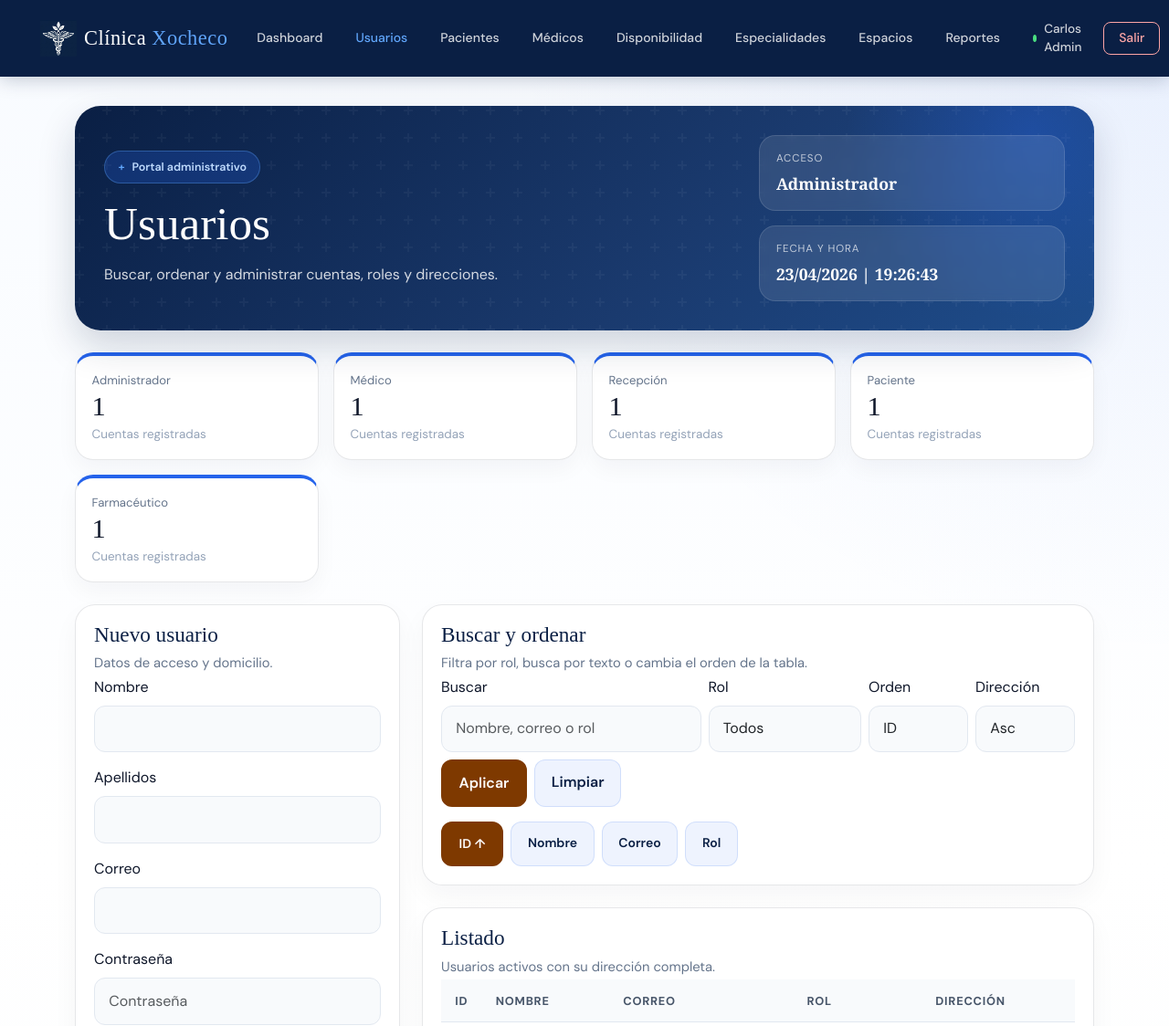
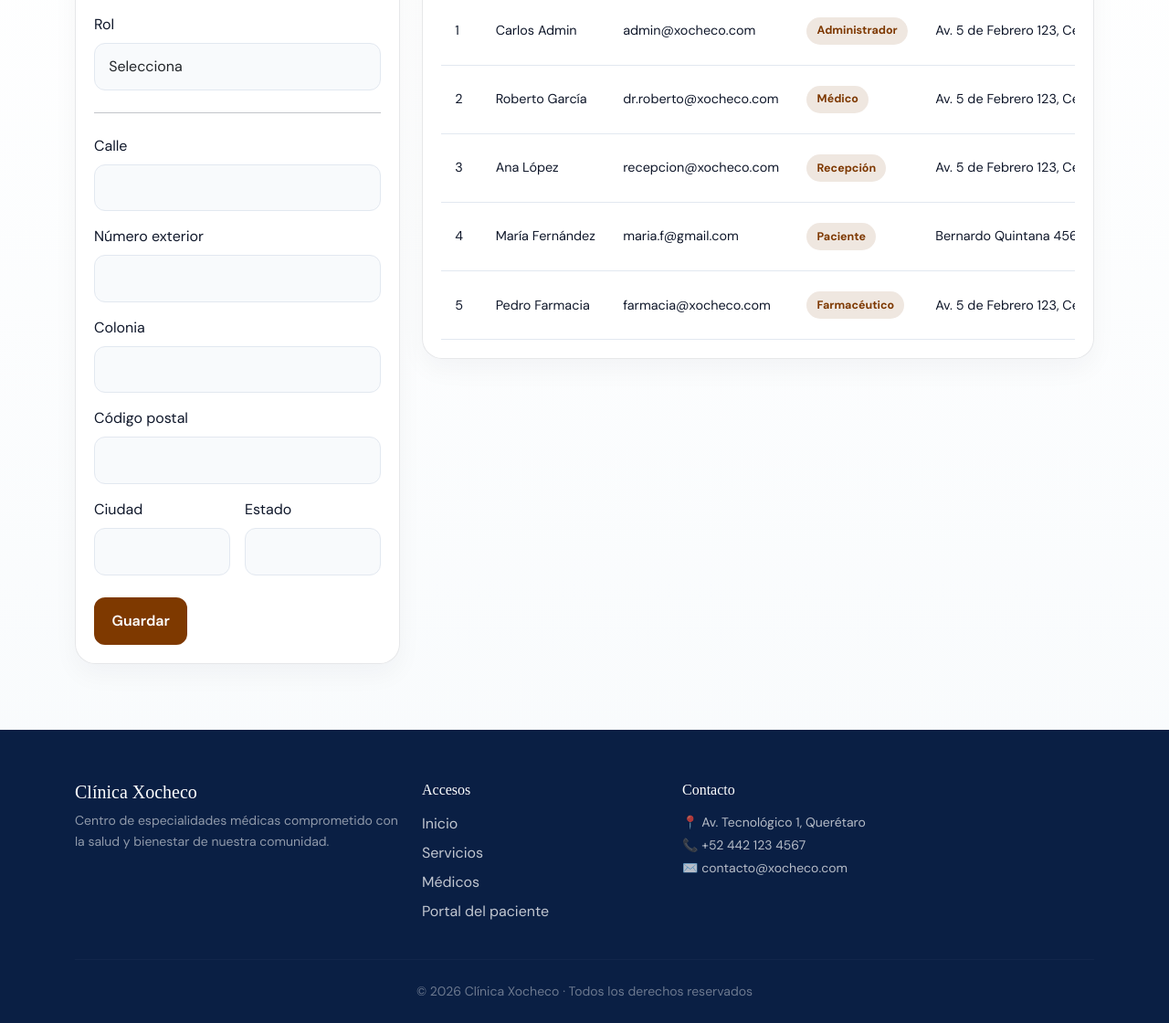
/admin/usuarios/index.php (signed in), run on the app's committed database (2 pictures, top to bottom).
### tables this page shows
CREATE TABLE USUARIOS (
    id_usuario INT AUTO_INCREMENT PRIMARY KEY,
    id_domicilio INT,
    id_tipo_usuario INT NOT NULL,
    nombre VARCHAR(50) NOT NULL,
    apellidos VARCHAR(100) NOT NULL,
    correo VARCHAR(150) NOT NULL UNIQUE,
    password_hash VARCHAR(255) NOT NULL,
    FOREIGN KEY (id_domicilio) REFERENCES DOMICILIO(id_domicilio) ON DELETE SET NULL,
    FOREIGN KEY (id_tipo_usuario) REFERENCES TIPO_USUARIO(id_tipo_usuario) ON DELETE RESTRICT
);

CREATE TABLE TIPO_USUARIO (
    id_tipo_usuario INT AUTO_INCREMENT PRIMARY KEY,
    nombre_rol VARCHAR(50) NOT NULL
);

CREATE TABLE DOMICILIO (
    id_domicilio INT AUTO_INCREMENT PRIMARY KEY,
    calle VARCHAR(100) NOT NULL,
    numero_exterior VARCHAR(20) NOT NULL,
    colonia VARCHAR(100) NOT NULL,
    codigo_postal VARCHAR(10) NOT NULL,
    ciudad VARCHAR(100) NOT NULL,
    estado VARCHAR(50) NOT NULL
);

### admin/usuarios/index.php (the view, shortened to what this page needs)
<?php
require_once '../../src/conexion/conexion.php';
function tableQuery(mysqli $conn, string $sql, string $types = '', array $params = []): array
{
    $stmt = $conn->prepare($sql);
    $stmt->execute();
    $result = $stmt->get_result();
    $rows = [];
    if ($result) {
        while ($row = $result->fetch_assoc()) {
            $rows[] = $row;
        }
    }
    return $rows;
}
$selectedRole = trim($_GET['role'] ?? 'all');
$search = trim($_GET['q'] ?? '');
$sort = $_GET['sort'] ?? 'id';
$dir = strtolower($_GET['dir'] ?? 'asc') === 'desc' ? 'DESC' : 'ASC';
$editingUser = null;
$roleCounts = tableQuery(
    $conn,
    "SELECT t.nombre_rol, COUNT(u.id_usuario) AS total
     FROM TIPO_USUARIO t
     LEFT JOIN USUARIOS u ON t.id_tipo_usuario = u.id_tipo_usuario
     GROUP BY t.id_tipo_usuario, t.nombre_rol
     ORDER BY t.id_tipo_usuario"
);
$sortMap = [
    'id' => 'u.id_usuario',
    'name' => 'u.nombre',
    'email' => 'u.correo',
    'role' => 't.nombre_rol',
];
$sortField = $sortMap[$sort] ?? 'u.id_usuario';
$params = [];
$types = '';
$sql = "SELECT u.id_usuario, u.nombre, u.apellidos, u.correo, u.password_hash, t.nombre_rol,
               d.id_domicilio, d.calle, d.numero_exterior, d.colonia, d.codigo_postal, d.ciudad, d.estado
        FROM USUARIOS u
        INNER JOIN TIPO_USUARIO t ON u.id_tipo_usuario = t.id_tipo_usuario
        LEFT JOIN DOMICILIO d ON u.id_domicilio = d.id_domicilio";
$sql .= " ORDER BY {$sortField} {$dir}, u.id_usuario ASC";
$users = tableQuery($conn, $sql, $types, $params);
function sortLink(string $label, string $key, string $currentSort, string $currentDir, array $baseParams): string
{
    $isActive = $currentSort === $key;
    $nextDir = $isActive && $currentDir === 'ASC' ? 'desc' : 'asc';
    $baseParams['sort'] = $key;
    $baseParams['dir'] = $nextDir;
    $arrow = $isActive ? ($currentDir === 'ASC' ? ' ↑' : ' ↓') : '';
    return '<a class="btn btn-sm ' . ($isActive ? 'btn-brand' : 'btn-soft') . '" href="?' . htmlspecialchars(http_build_query($baseParams)) . '">' . htmlspecialchars($label . $arrow) . '</a>';
}
$baseFilterParams = [
    'q' => $search,
    'role' => $selectedRole,
    'sort' => $sort,
    'dir' => strtolower($dir),
];
include '../../src/admin/header.php';
?>
<div class="row g-3 mb-4">
    <?php foreach ($roleCounts as $role): ?>
        <div class="col-sm-6 col-xl-3">
            <div class="stat-card accent-blue">
                <div class="stat-label"><?php echo htmlspecialchars($role['nombre_rol']); ?></div>
                <div class="stat-value"><?php echo (int)$role['total']; ?></div>
                <div class="stat-note">Cuentas registradas</div>
            </div>
        </div>
    <?php endforeach; ?>
</div>
<div class="row g-4">
    <div class="col-lg-4">
        <div class="panel-card">
            <div class="panel-head">
                <h2 class="section-title"><?php echo $editingUser ? 'Editar usuario' : 'Nuevo usuario'; ?></h2>
                <p class="section-subtitle">Datos de acceso y domicilio.</p>
            </div>
            <div class="panel-body">
                <form method="post">
                    <div class="mb-3">
                        <label class="form-label">Nombre</label>
                        <input type="text" name="nombre" class="form-control" value="<?php echo htmlspecialchars($editingUser['nombre'] ?? ''); ?>">
                    </div>
                    <div class="mb-3">
                        <label class="form-label">Apellidos</label>
                        <input type="text" name="apellidos" class="form-control" value="<?php echo htmlspecialchars($editingUser['apellidos'] ?? ''); ?>">
                    </div>
                    <div class="mb-3">
                        <label class="form-label">Correo</label>
                        <input type="email" name="correo" class="form-control" value="<?php echo htmlspecialchars($editingUser['correo'] ?? ''); ?>">
                    </div>
                    <div class="mb-3">
                        <label class="form-label">Contraseña <?php echo $editingUser ? '(opcional)' : ''; ?></label>
                        <input type="text" name="password" class="form-control" value="" placeholder="<?php echo $editingUser ? 'Dejar en blanco para conservar' : 'Contraseña'; ?>">
                    </div>
                    <div class="mb-3">
                        <label class="form-label">Rol</label>
                        <select name="id_tipo_usuario" class="form-select">
                            <option value="">Selecciona</option>
                        </select>
                    </div>
                    <hr class="my-4">
                    <div class="mb-3">
                        <label class="form-label">Calle</label>
                        <input type="text" name="calle" class="form-control" value="<?php echo htmlspecialchars($editingUser['calle'] ?? ''); ?>">
                    </div>
                    <div class="mb-3">
                        <label class="form-label">Número exterior</label>
                        <input type="text" name="numero_exterior" class="form-control" value="<?php echo htmlspecialchars($editingUser['numero_exterior'] ?? ''); ?>">
                    </div>
                    <div class="mb-3">
                        <label class="form-label">Colonia</label>
                        <input type="text" name="colonia" class="form-control" value="<?php echo htmlspecialchars($editingUser['colonia'] ?? ''); ?>">
                    </div>
                    <div class="mb-3">
                        <label class="form-label">Código postal</label>
                        <input type="text" name="codigo_postal" class="form-control" value="<?php echo htmlspecialchars($editingUser['codigo_postal'] ?? ''); ?>">
                    </div>
                    <div class="row g-3">
                        <div class="col-6">
                            <label class="form-label">Ciudad</label>
                            <input type="text" name="ciudad" class="form-control" value="<?php echo htmlspecialchars($editingUser['ciudad'] ?? ''); ?>">
                        </div>
                        <div class="col-6">
                            <label class="form-label">Estado</label>
                            <input type="text" name="estado" class="form-control" value="<?php echo htmlspecialchars($editingUser['estado'] ?? ''); ?>">
                        </div>
                    </div>
                    <div class="d-flex gap-2 mt-4">
                        <button class="btn btn-brand" type="submit"><?php echo $editingUser ? 'Actualizar' : 'Guardar'; ?></button>
                    </div>
                </form>
            </div>
        </div>
    </div>
    <div class="col-lg-8">
        <div class="panel-card mb-4">
            <div class="panel-head">
                <h2 class="section-title">Buscar y ordenar</h2>
                <p class="section-subtitle">Filtra por rol, busca por texto o cambia el orden de la tabla.</p>
            </div>
            <div class="panel-body">
                <form method="get" class="row g-2 align-items-end">
                    <div class="col-md-5">
                        <label class="form-label">Buscar</label>
                        <input type="text" name="q" class="form-control" placeholder="Nombre, correo o rol" value="<?php echo htmlspecialchars($search); ?>">
                    </div>
                    <div class="col-md-3">
                        <label class="form-label">Rol</label>
                        <select name="role" class="form-select">
                            <option value="all" <?php echo $selectedRole === 'all' ? 'selected' : ''; ?>>Todos</option>
                        </select>
                    </div>
                    <div class="col-md-2">
                        <label class="form-label">Orden</label>
                        <select name="sort" class="form-select">
                            <option value="id" <?php echo $sort === 'id' ? 'selected' : ''; ?>>ID</option>
                        </select>
                    </div>
                    <div class="col-md-2">
                        <label class="form-label">Dirección</label>
                        <select name="dir" class="form-select">
                            <option value="asc" <?php echo strtolower($dir) === 'asc' ? 'selected' : ''; ?>>Asc</option>
                        </select>
                    </div>
                    <div class="col-md-12 d-flex gap-2">
                        <button class="btn btn-brand" type="submit">Aplicar</button>
                        <a class="btn btn-soft" href="index.php">Limpiar</a>
                    </div>
                </form>
                <div class="d-flex flex-wrap gap-2 mt-3">
                    <?php echo sortLink('ID', 'id', $sort, $dir, $baseFilterParams); ?>
                    <?php echo sortLink('Nombre', 'name', $sort, $dir, $baseFilterParams); ?>
                    <?php echo sortLink('Correo', 'email', $sort, $dir, $baseFilterParams); ?>
                    <?php echo sortLink('Rol', 'role', $sort, $dir, $baseFilterParams); ?>
                </div>
            </div>
        </div>
        <div class="panel-card">
            <div class="panel-head">
                <h2 class="section-title">Listado</h2>
                <p class="section-subtitle">Usuarios activos con su dirección completa.</p>
            </div>
            <div class="panel-body">
                <div class="table-responsive">
                    <table class="table-clean">
                        <thead>
                            <tr>
                                <th>ID</th>
                                <th>Nombre</th>
                                <th>Correo</th>
                                <th>Rol</th>
                                <th>Dirección</th>
                            </tr>
                        </thead>
                        <tbody>
                            <?php foreach ($users as $user): ?>
                                <tr>
                                    <td><?php echo (int)$user['id_usuario']; ?></td>
                                    <td><?php echo htmlspecialchars($user['nombre'] . ' ' . $user['apellidos']); ?></td>
                                    <td><?php echo htmlspecialchars($user['correo']); ?></td>
                                    <td><span class="chip chip-sand"><?php echo htmlspecialchars($user['nombre_rol']); ?></span></td>
                                    <td>
                                        <?php if (!empty($user['id_domicilio'])): ?>
                                            <?php
                                            echo htmlspecialchars(
                                                trim(
                                                    $user['calle'] . ' ' . $user['numero_exterior'] . ', ' .
                                                    $user['colonia'] . ', ' . $user['ciudad'] . ', ' . $user['estado']
                                                )
                                            );
                                            ?>
                                        <?php else: ?>
                                            <span class="text-muted">Sin dirección</span>
                                        <?php endif; ?>
                                    </td>
                                </tr>
                            <?php endforeach; ?>
                        </tbody>
                    </table>
                </div>
            </div>
        </div>
    </div>
</div>
<?php include '../../src/admin/footer.php'; ?>

### src/styles/admin.css (style rules this page uses)
:root { --azul-oscuro: #0a1f44; --azul-medio: #1a3a6e; --azul-acento: #2563eb; --azul-claro: #dbeafe; --cafe: #7e3900; --cafe-hover: #ca610a; --blanco: #ffffff; --gris-suave: #f1f5f9; --texto-oscuro: #0f172a; --borde: rgba(15, 23, 42, 0.1); }
* { box-sizing: border-box; }
body { font-family: 'DM Sans', sans-serif; background: radial-gradient(circle at top right, rgba(37, 99, 235, 0.08), transparent 28%), linear-gradient(180deg, #f8fbff 0%, #ffffff 42%, #f7fafc 100%); color: var(--texto-oscuro); }
.panel-card { background: rgba(255, 255, 255, 0.94); border: 1px solid var(--borde); border-radius: 22px; box-shadow: 0 12px 28px rgba(15, 23, 42, 0.04); overflow: hidden; }
.panel-head { padding: 1.2rem 1.25rem 0.2rem; }
.panel-body { padding: 0 1.25rem 1.25rem; }
.section-title { font-family: 'Playfair Display', serif; font-size: 1.45rem; margin-bottom: 0.35rem; color: var(--azul-oscuro); }
.section-subtitle { color: #64748b; font-size: 0.92rem; margin-bottom: 0; }
.stat-card { background: rgba(255, 255, 255, 0.92); border: 1px solid var(--borde); border-radius: 20px; padding: 1.05rem 1.1rem; box-shadow: 0 10px 24px rgba(15, 23, 42, 0.04); height: 100%; }
.accent-blue { border-top: 4px solid #2563eb; }
.stat-label { color: #64748b; font-size: 0.82rem; margin-bottom: 0.2rem; }
.stat-value { font-family: 'Playfair Display', serif; font-size: 1.9rem; line-height: 1; margin-bottom: 0.35rem; }
.stat-note { color: #94a3b8; font-size: 0.84rem; }
.btn-brand { background: var(--cafe); color: var(--blanco); border: 2px solid var(--cafe); border-radius: 12px; padding: 0.75rem 1.1rem; font-weight: 600; }
.btn-soft { background: rgba(37, 99, 235, 0.08); color: var(--azul-oscuro); border: 1px solid rgba(37, 99, 235, 0.15); border-radius: 12px; padding: 0.75rem 1.1rem; font-weight: 600; }
.table-clean { width: 100%; border-collapse: collapse; }
.table-clean th, .table-clean td { padding: 0.85rem 0.95rem; border-bottom: 1px solid #e2e8f0; text-align: left; white-space: nowrap; }
.table-clean th { color: #475569; font-size: 0.8rem; text-transform: uppercase; letter-spacing: 0.06em; background: #f8fafc; }
.table-clean td { font-size: 0.9rem; }
.chip { display: inline-flex; align-items: center; padding: 0.35rem 0.7rem; border-radius: 999px; font-size: 0.78rem; font-weight: 700; }
.chip-sand { background: rgba(126, 57, 0, 0.12); color: var(--cafe); }
.form-control, .form-select { border-radius: 12px; border: 1.5px solid #e2e8f0; background: #f8fafc; padding: 0.8rem 0.95rem; }

### data on the page
usuarios: id_usuario "1", nombre+apellidos "Carlos Admin", correo "admin@xocheco.com", id_tipo_usuario.nombre_rol "Administrador", id_domicilio.estado "Av. 5 de Febrero 123,…"
usuarios: id_usuario "2", nombre+apellidos "Roberto García", correo "dr.roberto@xocheco.com", id_tipo_usuario.nombre_rol "Médico", id_domicilio.estado "Av. 5 de Febrero 123,…"
usuarios: id_usuario "3", nombre+apellidos "Ana López", correo "recepcion@xocheco.com", id_tipo_usuario.nombre_rol "Recepción", id_domicilio.estado "Av. 5 de Febrero 123,…"
usuarios: id_usuario "4", nombre+apellidos "María Fernández", correo "maria.f@gmail.com", id_tipo_usuario.nombre_rol "Paciente", id_domicilio.estado "Bernardo Quintana…"
usuarios: id_usuario "5", nombre+apellidos "Pedro Farmacia", correo "farmacia@xocheco.com", id_tipo_usuario.nombre_rol "Farmacéutico", id_domicilio.estado "Av. 5 de Febrero 123,…"

### other printed values
$adminName "Carlos Admin"
$pageTitle "Usuarios"
$pageSubtitle "Buscar, ordenar y administrar cuentas, roles y direcciones."
$adminRole "Administrador"
$role['nombre_rol'] "Administrador"
$role['total'] "1"
$role['nombre_rol'] "Médico"
$role['nombre_rol'] "Recepción"
$role['nombre_rol'] "Paciente"
$role['nombre_rol'] "Farmacéutico"
$label . $arrow "ID ↑ Nombre Correo Rol"
